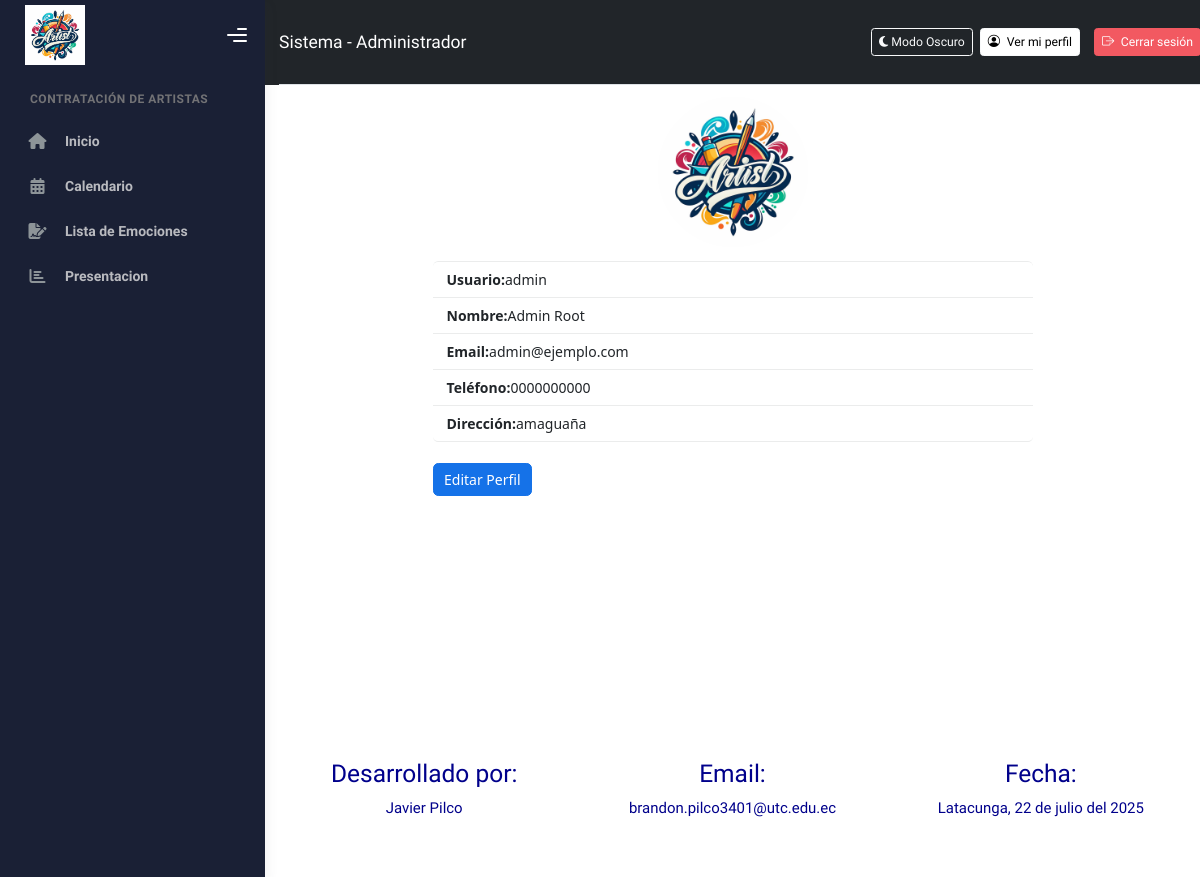
/perfil/ (signed in), run on the app's committed database.
### Aplicaciones/Sistema/models.py (models this page shows, shortened)
class Usuario(AbstractUser):
    telefono = models.CharField(max_length=10)
    direccion = models.TextField()
    rol = models.CharField(max_length=20, choices=ROL_CHOICES, default='Usuario')
    verificado = models.BooleanField(default=False)
    bloqueado = models.BooleanField(default=False)
    foto_perfil = models.ImageField(upload_to='usuarios/perfil/', null=True, blank=True)
    groups = models.ManyToManyField(
        Group,
        related_name='usuarios',
        blank=True,
        help_text='Grupos a los que pertenece el usuario.',
        verbose_name='grupos',
    )
    user_permissions = models.ManyToManyField(
        Permission,
        related_name='usuarios_permisos',
        blank=True,
        help_text='Permisos específicos para el usuario.',
        verbose_name='permisos de usuario',
    )

### Aplicaciones/Sistema/views.py (the view)
# urls.py: path('perfil/', views.ver_perfil, name='ver_perfil'),
def ver_perfil(request):
    usuario_id = request.session.get('usuario_id')
    if not usuario_id:
        return redirect('login')
    try:
        usuario = Usuario.objects.get(id=usuario_id)
    except Usuario.DoesNotExist:
        return redirect('login')
    plantilla = 'admin/perfiladmin.html' if usuario.rol == 'Administrador' else 'usuario/perfilusuario.html'
    return render(request, plantilla, {'usuario': usuario})

### Aplicaciones/Sistema/templates/admin/perfiladmin.html (shortened to what this page needs)
{% extends 'admin/plantilla.html' %}
{% load static %}
{% block contenido %}
<!DOCTYPE html>
<html lang="es">
<head>
    <link href="https://cdn.jsdelivr.net/npm/bootstrap@5.3.0/dist/css/bootstrap.min.css" rel="stylesheet" />
</head>
<body>
<div class="container mt-5" style="max-width: 600px;">
    <h2 class="mb-4">Perfil Administrador</h2>
    <div class="text-center mb-3">
        {% if usuario.foto_perfil %}
            <img src="{{ usuario.foto_perfil.url }}" alt="Foto de perfil" class="rounded-circle" width="150" height="150">
        {% else %}
            <img src="https://via.placeholder.com/150" alt="Foto de perfil" class="rounded-circle">
        {% endif %}
    </div>
    <ul class="list-group">
        <li class="list-group-item"><strong>Usuario:</strong> {{ usuario.username }}</li>
        <li class="list-group-item"><strong>Nombre:</strong> {{ usuario.first_name }} {{ usuario.last_name }}</li>
        <li class="list-group-item"><strong>Email:</strong> {{ usuario.email }}</li>
        <li class="list-group-item"><strong>Teléfono:</strong> {{ usuario.telefono }}</li>
        <li class="list-group-item"><strong>Dirección:</strong> {{ usuario.direccion }}</li>
    </ul>
    <div class="mt-4">
        <a href="{% url 'editar_perfil' %}" class="btn btn-primary">Editar Perfil</a>
    </div>
</div>
</body>
</html>
{% endblock %}

### data on the page
Usuario: foto_perfil (picture), username "admin", first_name "Admin", last_name "Root", email "admin@ejemplo.com", telefono "0000000000", direccion "amaguaña"
